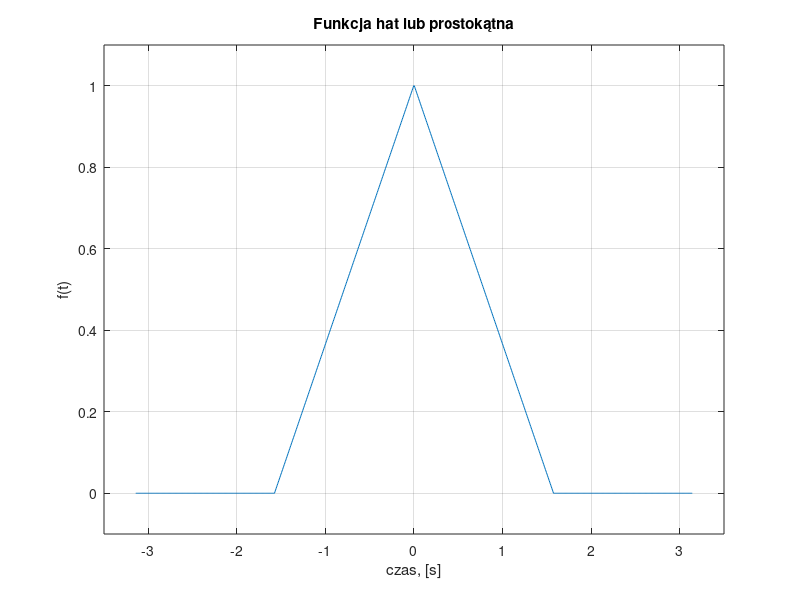
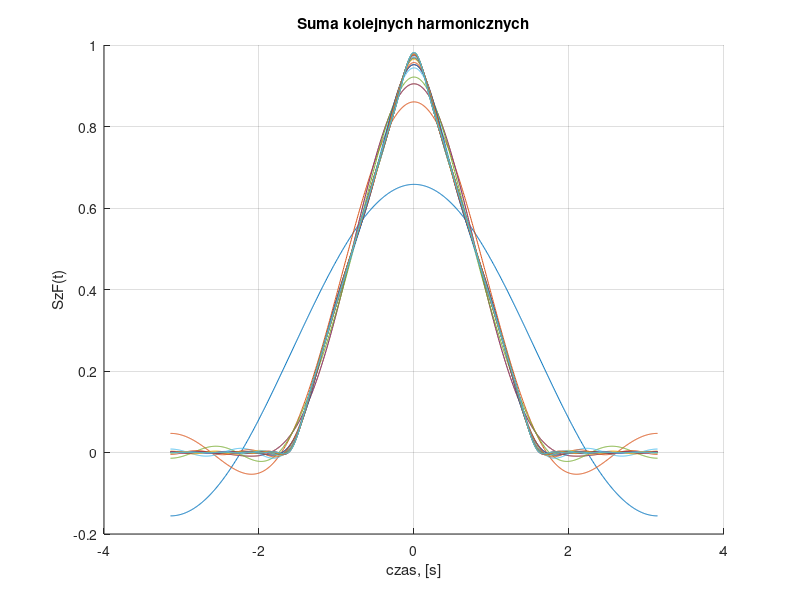
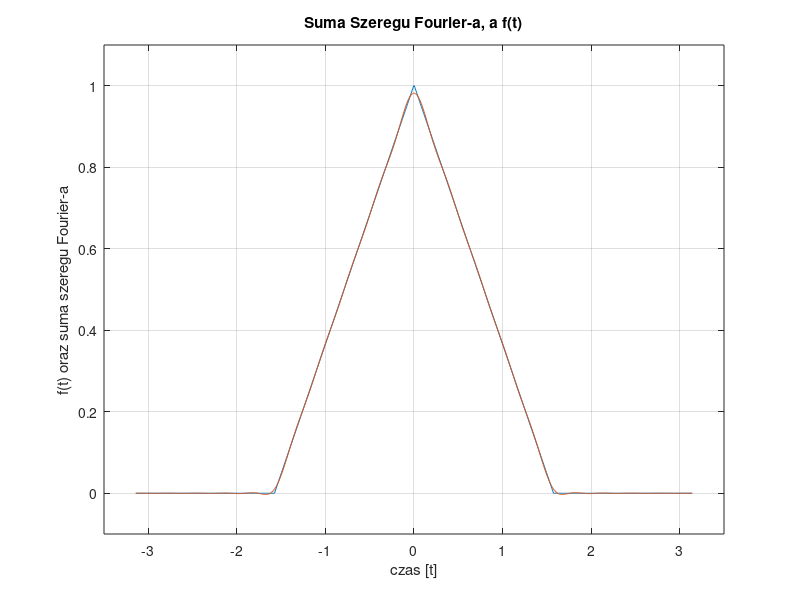
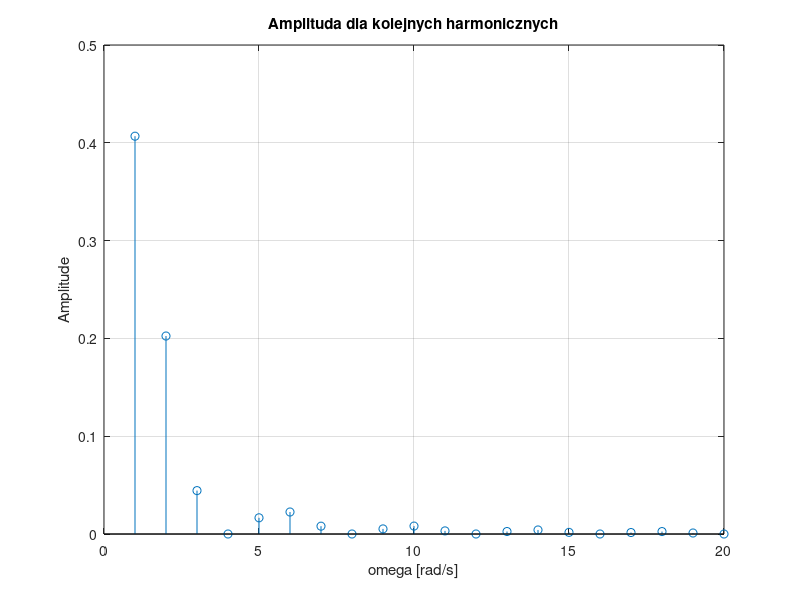

MATLAB code to generate these figures, in order:
clear all;
close all;
clc;

%% Dziedzina

T = 2*pi;        % okres funkcji
N = 1024;        % liczba próbek

dt = T/(N-1);
t = -T/2:dt:T/2; % wektor czasu

Max = 20;        % górna granica sumy

%% Tworzenie funkcji

rise = (1:1:256)/256;
fall = fliplr(rise);

% Funkcja hat
f = [zeros(1,256), rise, fall, zeros(1,256)];

% Funkcja prostokątna
%f = [zeros(1,256), ones(1,512), zeros(1,256)];


% wyrysowanie funkcji
figure(1);
plot(t,f);
grid on;
title('Funkcja hat lub prostokątna');
xlabel('czas, [s]');
ylabel('f(t)');
axis([-3.5 3.5 -0.1 1.1]);

%% Rzeczywisty Szereg Fouriera

figure(2);
hold on;
grid on;
title('Suma kolejnych harmonicznych');
xlabel('czas, [s]');
ylabel('SzF(t)');

A0 = 2/T*sum(f.*dt);
SzF = A0/2;

for k=1:Max
    
    A(k) = 2/T*sum(f.*cos(2*pi/T*k*t).*dt);
    B(k) = 2/T*sum(f.*sin(2*pi/T*k*t).*dt);
    SzF = SzF + A(k)*cos(2*pi/T*k*t) + B(k)*sin(2*pi/T*k*t);
    
    plot(t,SzF);
    pause(0.1);
    
end

figure(3);
plot(t,f);
grid on;
hold on;
plot(t,SzF);
axis([-3.5 3.5 -0.1 1.1]);
title('Suma Szeregu Fourier-a, a f(t)');
xlabel('czas [t]');
ylabel('f(t) oraz suma szeregu Fourier-a');
%% Amplitudy i fazy funkcji sinusoidalnych

Amp = sqrt(A.^2+B.^2);
Phase = atan(B./A);
omega = [2*pi/T*(1:1:Max)];

figure(4);
stem(omega, Amp);
title('Amplituda dla kolejnych harmonicznych');
xlabel('omega [rad/s]');
ylabel('Amplitude');
grid on;

figure(5);
stem(omega, Phase);
title('Przesunięcie fazowe dla kolejnych harmonicznych');
xlabel('omega [rad/s]');
ylabel('Phase [rad]');
grid on;

%% Rekonstrukcja z fal sinusoidalnych

SzF = A0/2;

for k=1:Max
    
    SzF = SzF + Amp(k)*sin(2*pi/T*k*t + Phase(k)+pi/2);
    
end

figure(6);
plot(t,f);
grid on;
title('Suma fal sinusoidalnych a f(t)');
xlabel('czas, [s]');
ylabel('f(t)');
axis([-3.5 3.5 -0.1 1.1]);
hold on;
plot(t,SzF);
